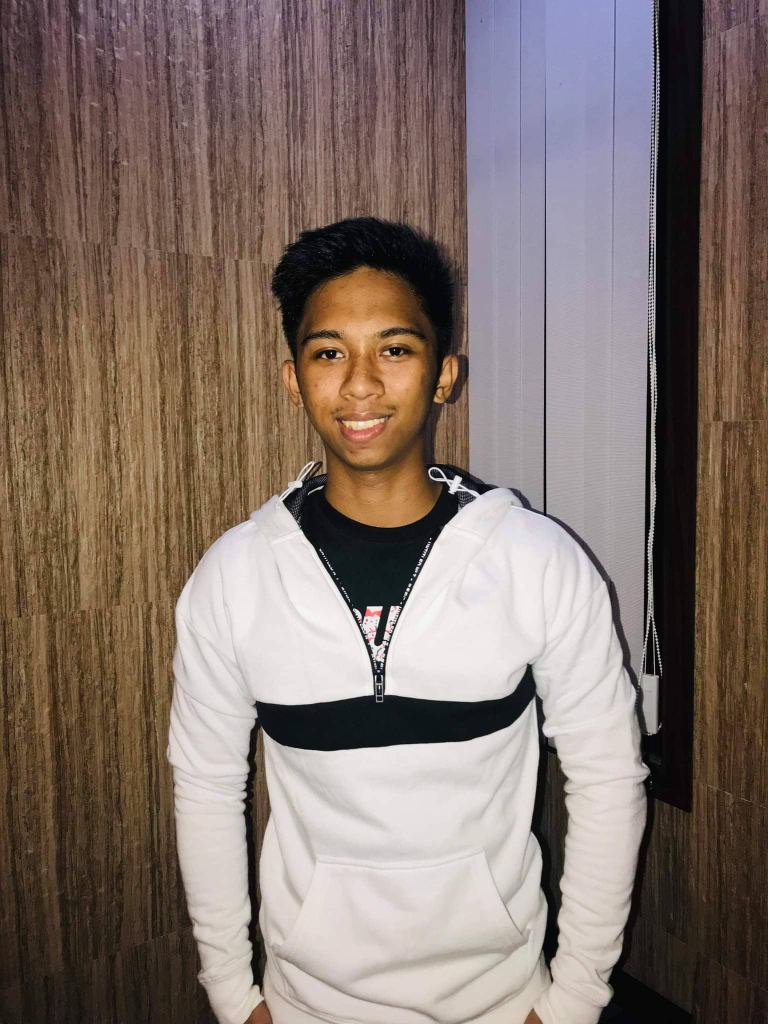
#> input picture image/ANTONIO.jpg, 1536 x 2048 px, given in place of the camera (shown at 1/2 size)
$ python upload_face.py
#> lines starting #> are read from the running program, lines starting #| are printed output that depends on the picture; after the words box and inside, x2 and y2 are one past the last pixel; in counts of white or black regions, pixels touching at a corner belong together
# upload image with face / or with video
# find face
# save as 216x216 image

import cv2
from PIL import Image

face_cascade = cv2.CascadeClassifier(cv2.data.haarcascades + 'haarcascade_frontalface_default.xml')

def find_face_image(uploaded_image):
    img = cv2.imread(uploaded_image)

    while True:
        gray = cv2.cvtColor(img, cv2.COLOR_BGR2GRAY)
        faces = face_cascade.detectMultiScale(gray, 1.3, 5)

        for (x,y,w,h) in faces:
            face = img[y:y+h, x:x+w]
            cv2.rectangle(img, (x, y), (x+w, y+h), (255, 0, 0), 3)

        cv2.imshow('img', img)

        if cv2.waitKey(1) & 0xFF == ord('q'):
            # change name later
            cv2.imwrite('Image'+'.jpg', face)
            image = Image.open('Image'+'.jpg')
            resized_image = image.resize((216,216))
            resized_image.save('Image'+'.jpg')
            break

    cv2.destroyAllWindows()

def find_face_cam():
    vid = cv2.VideoCapture(0)

    while True:
        ret, img = vid.read()
#> img is the input picture: shape (2048, 1536, 3); mean B, G, R 107.2, 114.3, 129.9

        gray = cv2.cvtColor(img, cv2.COLOR_BGR2GRAY)
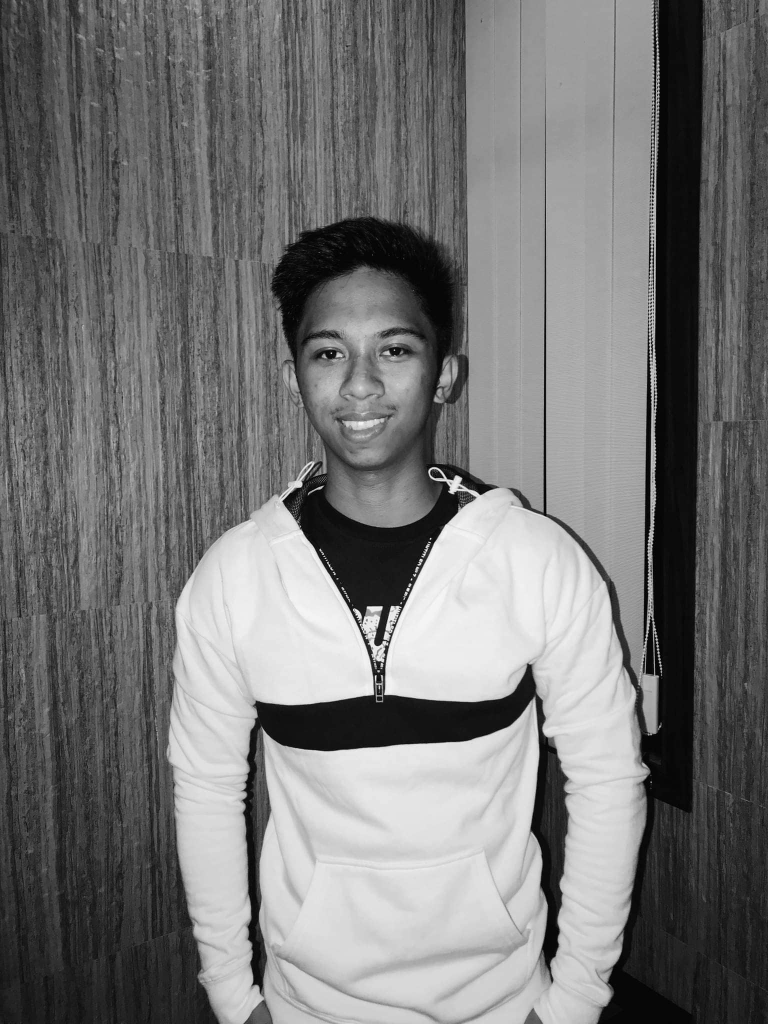
#> gray: shape (2048, 1536) (shown at 1/2 size); min 0, max 255, mean 118.2
        faces = face_cascade.detectMultiScale(gray, 1.3, 5)
#> faces = [[558, 576, 342, 342]]

        for (x,y,w,h) in faces:
            face = img[y:y+h, x:x+w]
            cv2.rectangle(img, (x, y), (x+w, y+h), (255, 0, 0), 3)
#> this loop made 1 pass
#> pass 1, in find_face_cam, `face = img[y:y+h, x:x+w]`:
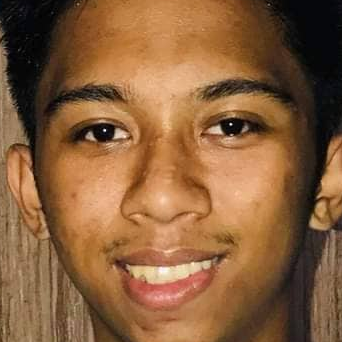
#> face: shape (342, 342, 3); mean B, G, R 59.7, 95, 136.3
#> after the loop:
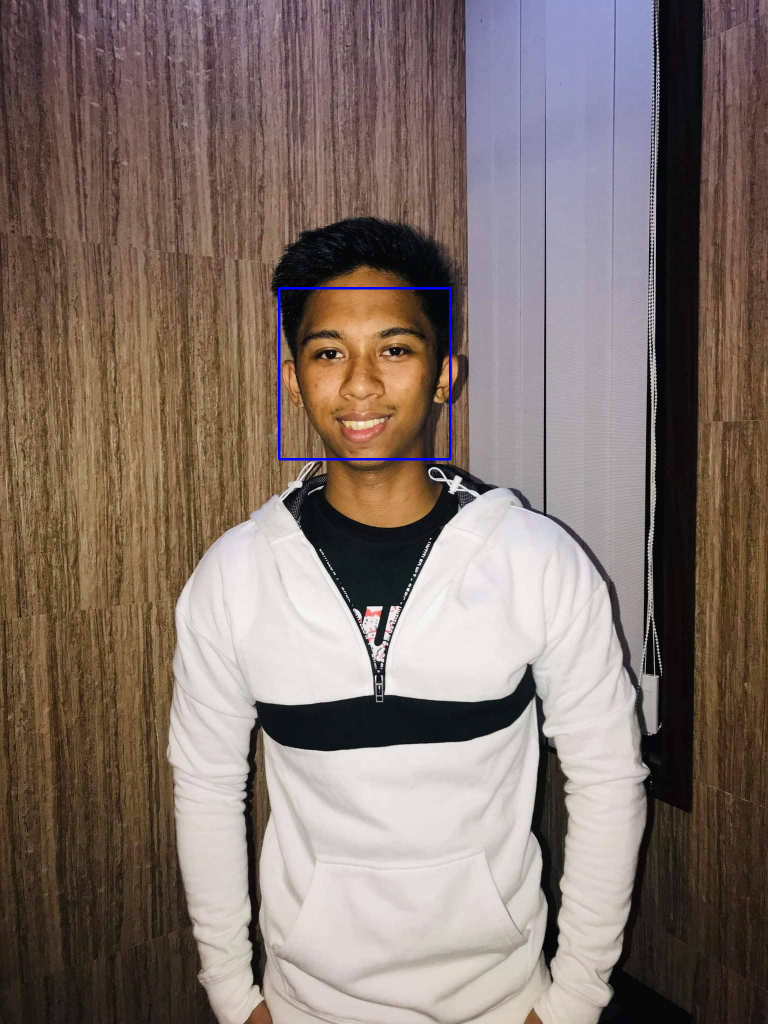
#> img: shape (2048, 1536, 3) (shown at 1/2 size); 0.22% of pixels changed, all inside (x1, y1, x2, y2) = (556, 574, 903, 921)

        cv2.imshow('img', img)

        if cv2.waitKey(1) & 0xFF == ord('q'):
            # change name later
#> (key q is pressed here)
            cv2.imwrite('Cam'+'.jpg', face)
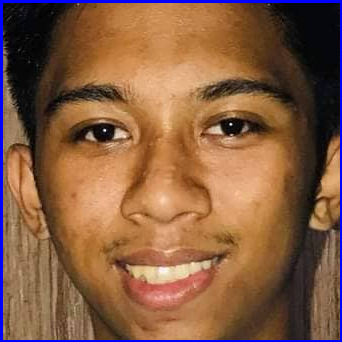
#> saved as Cam.jpg: shape (342, 342, 3); mean B, G, R 65.6, 92.6, 133.1
            image = Image.open('Cam'+'.jpg')
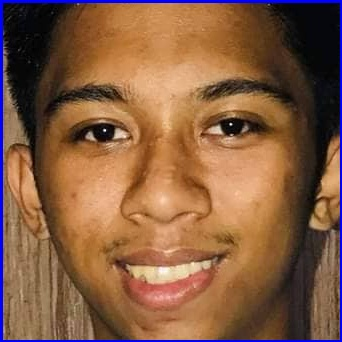
#> image: PIL image 342x342 RGB; mean R, G, B 133.2, 92.6, 65.5
            resized_image = image.resize((216,216))
            resized_image.save('Cam'+'.jpg')
            break

    vid.release()
    cv2.destroyAllWindows()

find_face_cam()
# find_face_image('ANTONIO.jpg')

$ run again, on image/GUNDAYAO.jpg
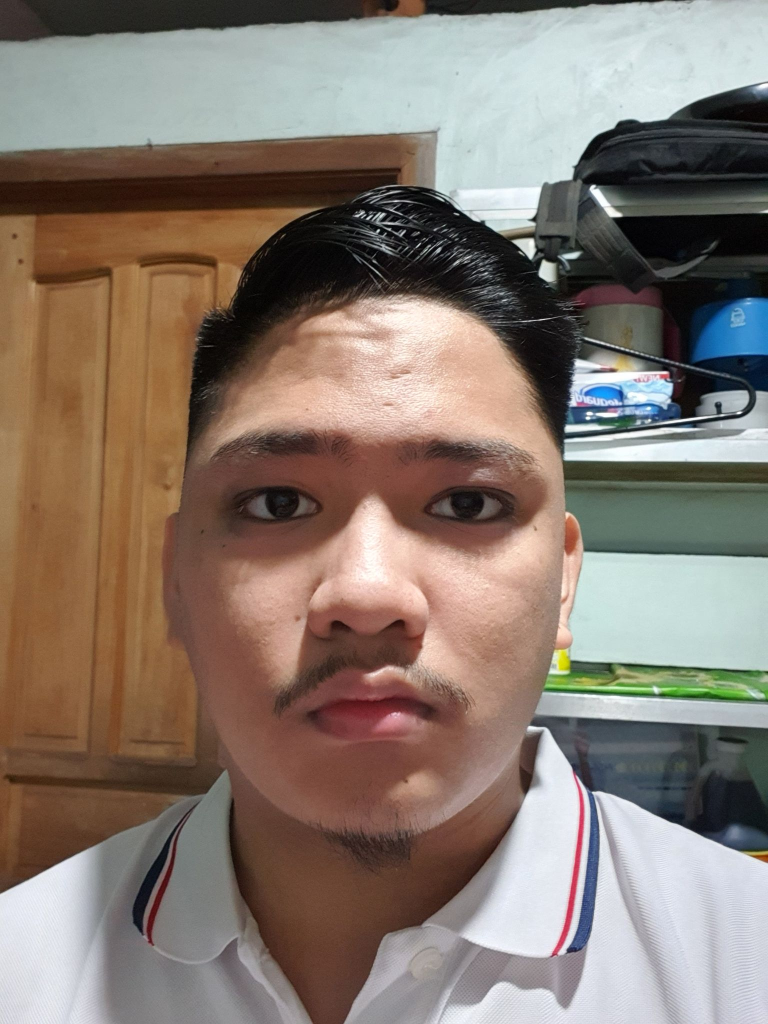
#> input picture image/GUNDAYAO.jpg, 1536 x 2048 px, given in place of the camera (shown at 1/2 size)
#> in find_face_cam, img is the input picture: shape (2048, 1536, 3); mean B, G, R 111.7, 121.6, 135.1
#> in find_face_cam, `gray = cv2.cvtColor(img, cv2.COLOR_BGR2GRAY)`:
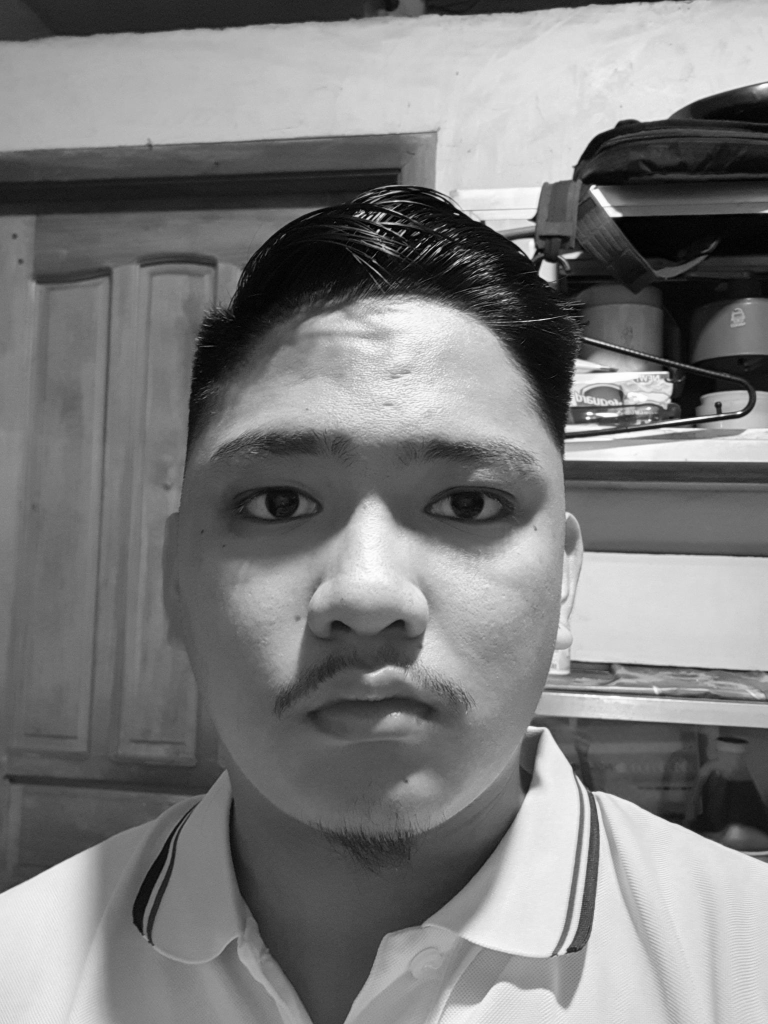
#> gray: shape (2048, 1536) (shown at 1/2 size); min 0, max 255, mean 124.5
#> faces = [[210, 592, 1063, 1063]]
#> the loop in find_face_cam, `for (x,y,w,h) in faces:` made 1 pass
#> in find_face_cam, `resized_image = image.resize((216,216))`:
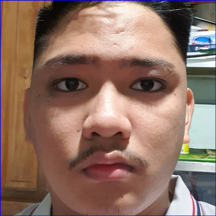
#> resized_image: PIL image 216x216 RGB; mean R, G, B 142.6, 113.7, 100.3

$ run again, on image/NGO.jpg
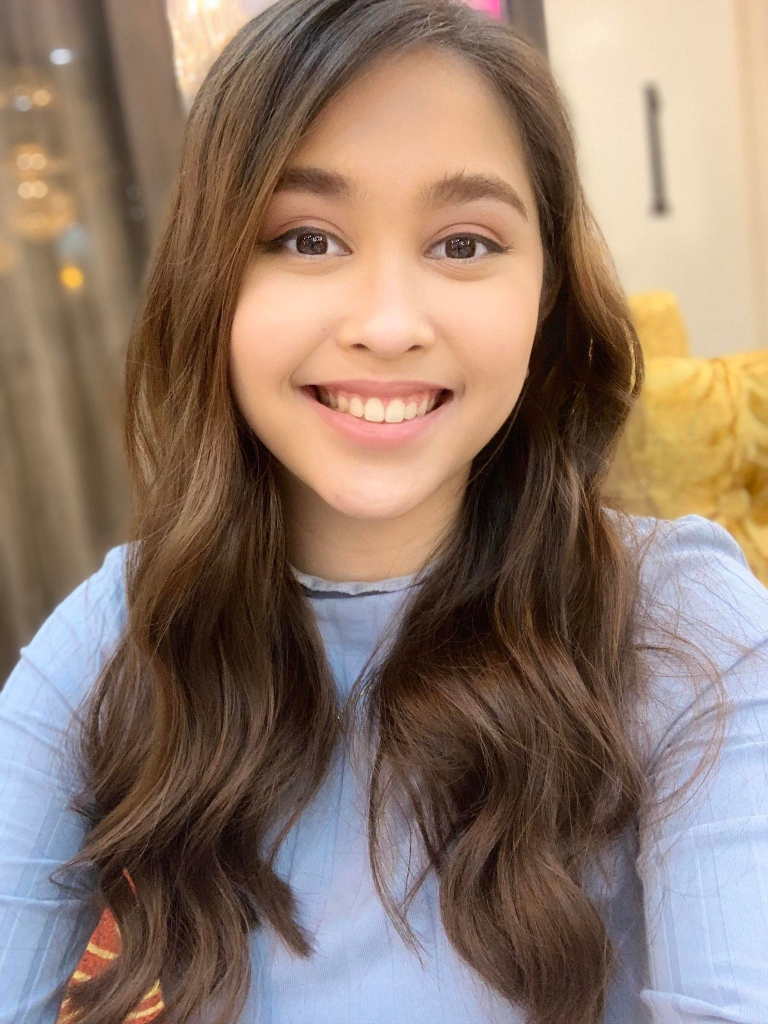
#> input picture image/NGO.jpg, 1536 x 2048 px, given in place of the camera (shown at 1/2 size)
#> in find_face_cam, img is the input picture: shape (2048, 1536, 3); mean B, G, R 107.6, 121.4, 142.8
#> in find_face_cam, `gray = cv2.cvtColor(img, cv2.COLOR_BGR2GRAY)`:
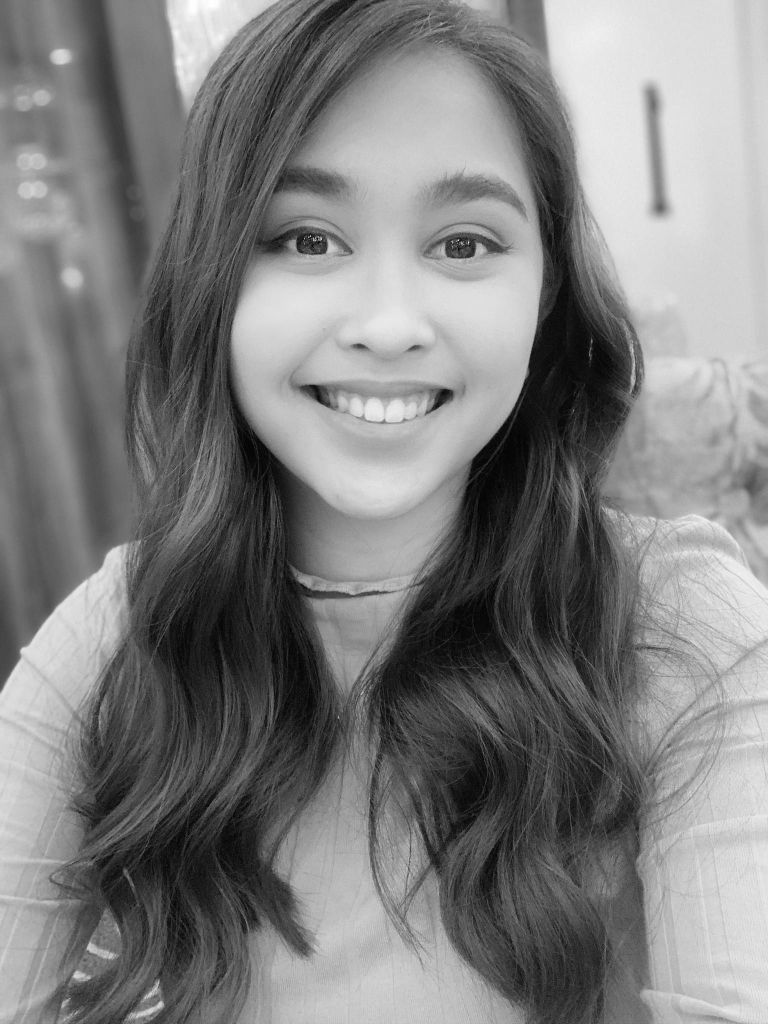
#> gray: shape (2048, 1536) (shown at 1/2 size); min 1, max 255, mean 126.2
#> faces = [[354, 165, 836, 836]]
#> the loop in find_face_cam, `for (x,y,w,h) in faces:` made 1 pass
#> in find_face_cam, `cv2.imwrite('Cam'+'.jpg', face)`:
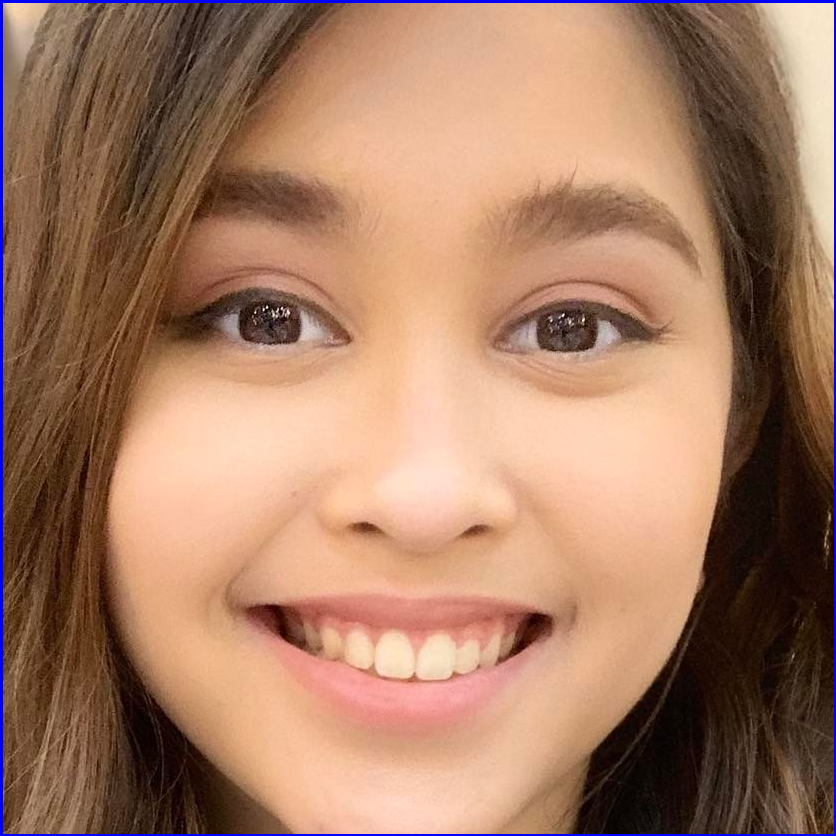
#> saved as Cam.jpg: shape (836, 836, 3); mean B, G, R 100.5, 124.1, 165.4
